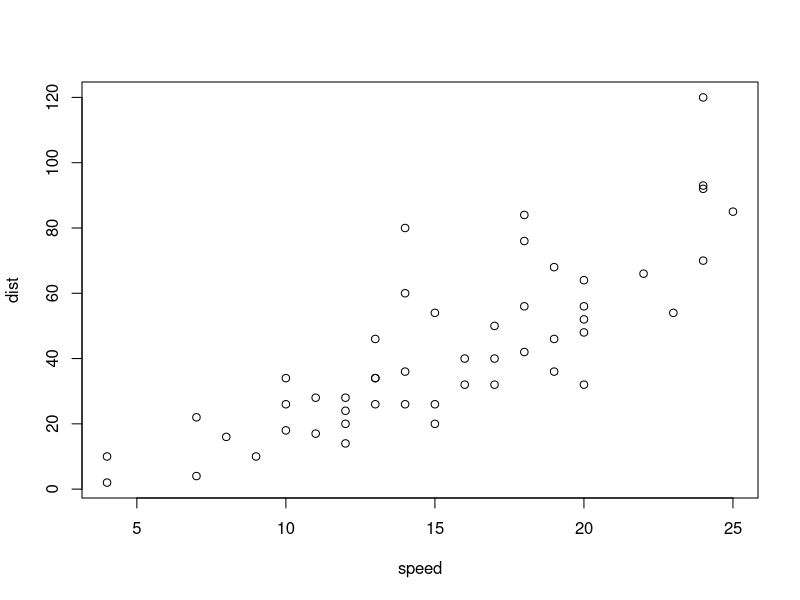
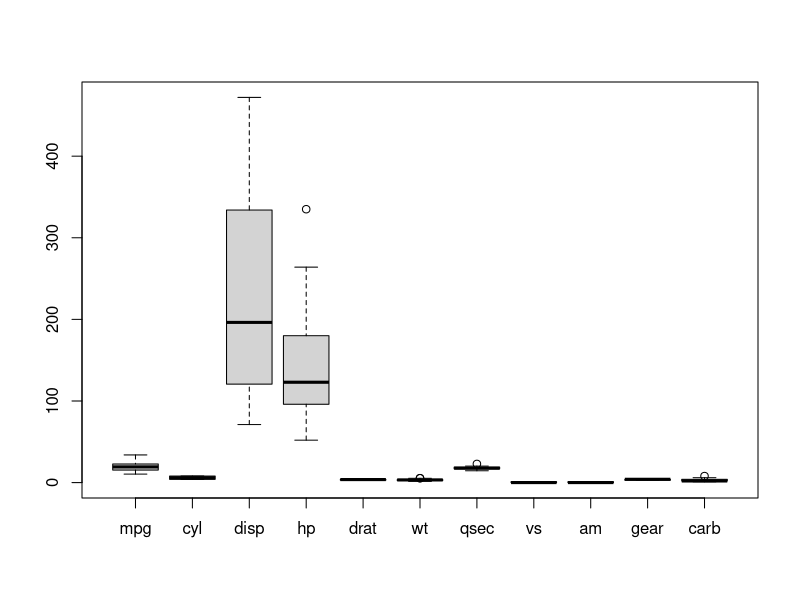

Source code (R) for these figures, in order:
## ---- chunk 1
data(mtcars)
attach(mtcars)
## ---- chunk 2
plot(cars)
## ---- chunk 3
boxplot(mtcars)
